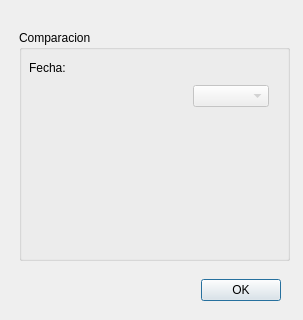
<?xml version="1.0" encoding="UTF-8"?>
<ui version="4.0">
 <class>Dialog</class>
 <widget class="QDialog" name="Dialog">
  <property name="geometry">
   <rect>
    <x>0</x>
    <y>0</y>
    <width>303</width>
    <height>320</height>
   </rect>
  </property>
  <property name="windowTitle">
   <string>Dialog</string>
  </property>
  <widget class="QDialogButtonBox" name="buttonBox">
   <property name="geometry">
    <rect>
     <x>60</x>
     <y>270</y>
     <width>221</width>
     <height>41</height>
    </rect>
   </property>
   <property name="orientation">
    <enum>Qt::Horizontal</enum>
   </property>
   <property name="standardButtons">
    <set>QDialogButtonBox::Ok</set>
   </property>
  </widget>
  <widget class="QGroupBox" name="groupBox">
   <property name="geometry">
    <rect>
     <x>19</x>
     <y>30</y>
     <width>271</width>
     <height>231</height>
    </rect>
   </property>
   <property name="title">
    <string>Comparacion</string>
   </property>
   <widget class="QWidget" name="layoutWidget_3">
    <property name="geometry">
     <rect>
      <x>10</x>
      <y>27</y>
      <width>240</width>
      <height>191</height>
     </rect>
    </property>
    <layout class="QGridLayout" name="gridLayout">
     <item row="0" column="0">
      <widget class="QLabel" name="lbl_fecha_captura_r">
       <property name="text">
        <string>Fecha:</string>
       </property>
      </widget>
     </item>
     <item row="5" column="2">
      <widget class="QLabel" name="dif_brazo">
       <property name="styleSheet">
        <string notr="true">font: 87 8pt &quot;Segoe UI Black&quot;;</string>
       </property>
       <property name="text">
        <string/>
       </property>
       <property name="alignment">
        <set>Qt::AlignCenter</set>
       </property>
      </widget>
     </item>
     <item row="2" column="2">
      <widget class="QLabel" name="dif_pecho">
       <property name="styleSheet">
        <string notr="true">font: 87 8pt &quot;Segoe UI Black&quot;;</string>
       </property>
       <property name="text">
        <string/>
       </property>
       <property name="alignment">
        <set>Qt::AlignCenter</set>
       </property>
      </widget>
     </item>
     <item row="6" column="2">
      <widget class="QLabel" name="dif_wrist">
       <property name="styleSheet">
        <string notr="true">font: 87 8pt &quot;Segoe UI Black&quot;;</string>
       </property>
       <property name="text">
        <string/>
       </property>
       <property name="alignment">
        <set>Qt::AlignCenter</set>
       </property>
      </widget>
     </item>
     <item row="0" column="1">
      <widget class="QLabel" name="fecha_captura_r">
       <property name="text">
        <string/>
       </property>
      </widget>
     </item>
     <item row="3" column="2">
      <widget class="QLabel" name="dif_cintura">
       <property name="styleSheet">
        <string notr="true">font: 87 8pt &quot;Segoe UI Black&quot;;</string>
       </property>
       <property name="text">
        <string/>
       </property>
       <property name="alignment">
        <set>Qt::AlignCenter</set>
       </property>
      </widget>
     </item>
     <item row="1" column="2">
      <widget class="QComboBox" name="cbo_modelos_2">
       <property name="enabled">
        <bool>false</bool>
       </property>
      </widget>
     </item>
     <item row="7" column="2">
      <widget class="QLabel" name="dif_cadera">
       <property name="styleSheet">
        <string notr="true">font: 87 8pt &quot;Segoe UI Black&quot;;</string>
       </property>
       <property name="text">
        <string/>
       </property>
       <property name="alignment">
        <set>Qt::AlignCenter</set>
       </property>
      </widget>
     </item>
    </layout>
   </widget>
  </widget>
 </widget>
 <resources/>
 <connections>
  <connection>
   <sender>buttonBox</sender>
   <signal>accepted()</signal>
   <receiver>Dialog</receiver>
   <slot>accept()</slot>
   <hints>
    <hint type="sourcelabel">
     <x>248</x>
     <y>254</y>
    </hint>
    <hint type="destinationlabel">
     <x>157</x>
     <y>274</y>
    </hint>
   </hints>
  </connection>
  <connection>
   <sender>buttonBox</sender>
   <signal>rejected()</signal>
   <receiver>Dialog</receiver>
   <slot>reject()</slot>
   <hints>
    <hint type="sourcelabel">
     <x>316</x>
     <y>260</y>
    </hint>
    <hint type="destinationlabel">
     <x>286</x>
     <y>274</y>
    </hint>
   </hints>
  </connection>
 </connections>
</ui>
